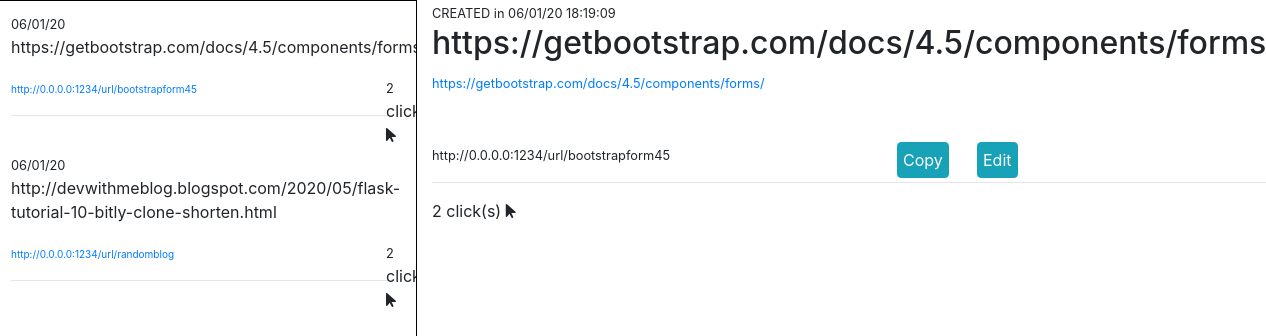
Before: /dashboard (signed in) with the older database file.
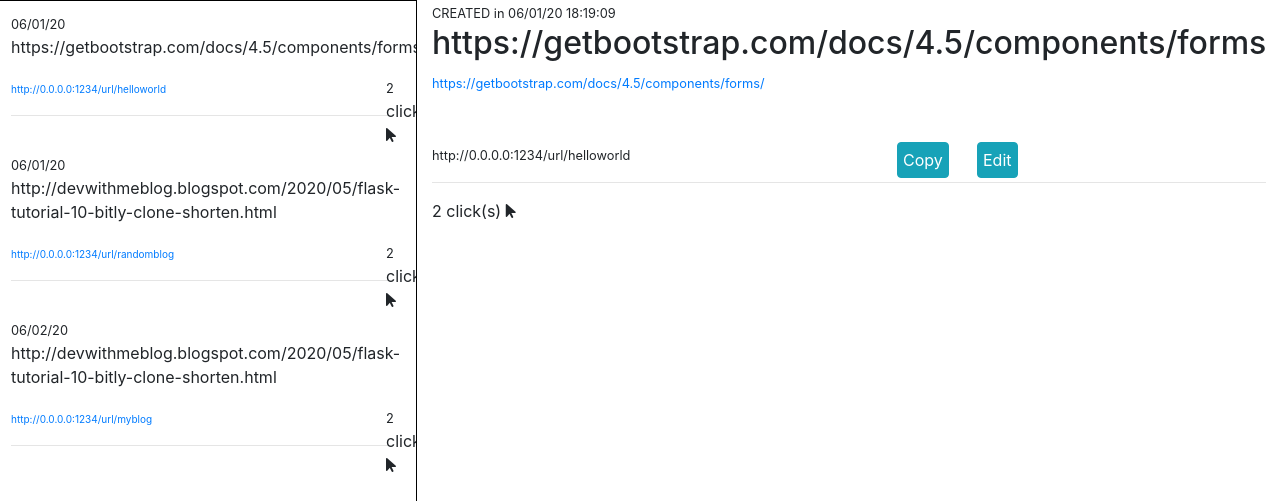
After: the same page with the newer database file.
### tables this page shows
CREATE TABLE urls (
	url_id INTEGER PRIMARY KEY AUTOINCREMENT,
	original_url text,
	auto_code text,
	code text
, date text, timestamp text, user_id INTEGER);

### app.py (the view)
@app.route("/dashboard")
@login_required
def dashboard():
    urls = c.execute("SELECT * FROM urls WHERE user_id=:u_id", {"u_id": session.get("user_id")}).fetchall()
    print(urls)
    return render_template("dashboard.html", BASE_URL=BASE_URL, urls=urls)

### helpers.py (called while the page is built)
def login_required(f):
    @wraps(f)
    def decorated_function(*args, **kwargs):
        if session.get("user_id") is None:
            return redirect(url_for('login')) # , next=request.url
        return f(*args, **kwargs)
    return decorated_function

### templates/dashboard.html (shortened to what this page needs)
<!DOCTYPE html>
<html>
    <head>
        <link rel="stylesheet" href="https://stackpath.bootstrapcdn.com/bootstrap/4.5.0/css/bootstrap.min.css">
        <link rel="stylesheet" href="/static/styles.css">
    </head>
    <body>
        {% if urls|length != 0 %}
        <div class="row">
            <div class="col-4">
            {% for url in urls %}
                <div class="url" onclick="displayInfo('{{ url[1] }}', '{{ BASE_URL }}{{ url[3] }}', '{{ url[5] }}', '{{ url[6] }}', '{{ url[0] }}')">
                <small>{{ url[4] }}</small>
                <p>{{ url[1] }}</p>
                <a href="{{ BASE_URL }}{{ url[3] }}" style="font-size: 10px;" class="new">{{ BASE_URL }}{{ url[3] }}</a>
                <span class="clicks"><small>{{ url[6] }}</small> click(s) <i class="fas fa-mouse-pointer"></i></span>
                <hr>
                </div>
            {% endfor %}
            </div>
            <div class="col">
            <small>CREATED in <span id="timestamp">{{ urls[0][5] }}</span></small>
            <h2><span id="original_url">{{ urls[0][1] }}</span></h2>
            <small><span><a href="{{ urls[0][1] }}"  id="original_url_a">{{ urls[0][1] }}</span></a></small>
            <br><br><br>
            <small><span id="new_url">{{ BASE_URL }}{{ urls[0][3] }}</span></small>
            <small style="color: white" id="id">{{ urls[0][0] }}</small>
            <button type="button" id="copy" class="btn btn-info" onclick="copyToClipboard('#new_url')">Copy</button>
            <button type="button" id="edit" class="btn btn-info" onclick="window.location.replace(`/update?id=${document.getElementById('id').textContent}`);">Edit</button>
            <hr>
                <span><span id="click_count">{{ urls[0][6] }}</span> click(s) <i class="fas fa-mouse-pointer"></i></span>
            </div>
        </div>
        {% endif %}
    </body>
</html>

### static/styles.css (style rules this page uses)
.col-4 { height: 100vh; border: 1px solid black; overflow-y:auto; }
.url { padding: 10px; }
.clicks { position: absolute; left: 50vh; }
#copy { position: absolute; left: 60vh; padding: 5px; }
#edit { position: absolute; left: 70vh; padding: 5px; }

Changed rows visible on the page:
changed urls "https://getbootstrap.com/docs/4.5/components/forms/": code "bootstrapform45" → "helloworld"
added urls: date "06/02/20", original_url "http://devwithmeblog.blogspot.com/2020/05/flask-tutorial-10-bitly-clone-shorten.html", BASE_URL "http://0.0.0.0:1234/url/", code "myblog", user "2"
